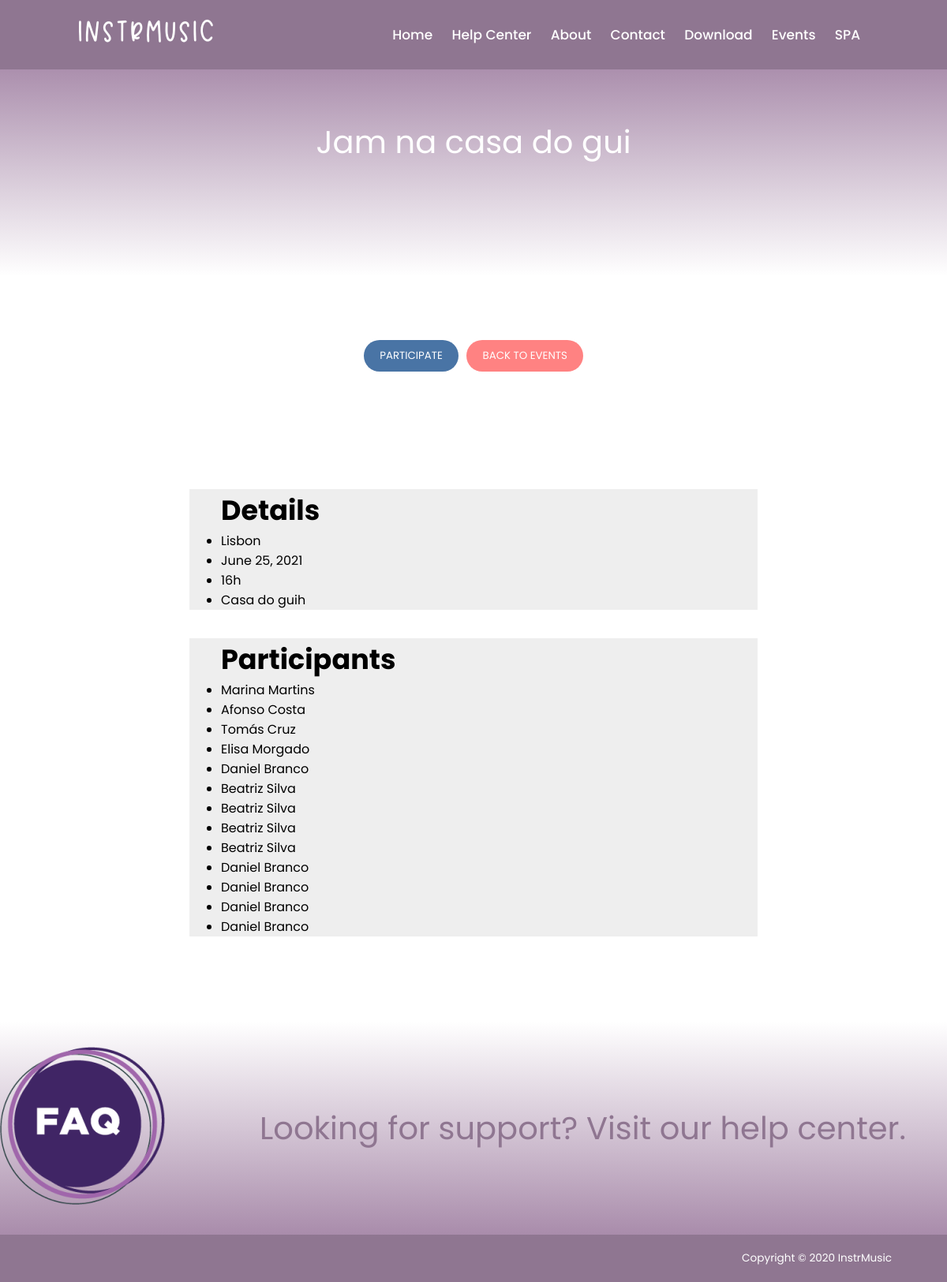
The page /events_details/4 on the database as committed earlier.
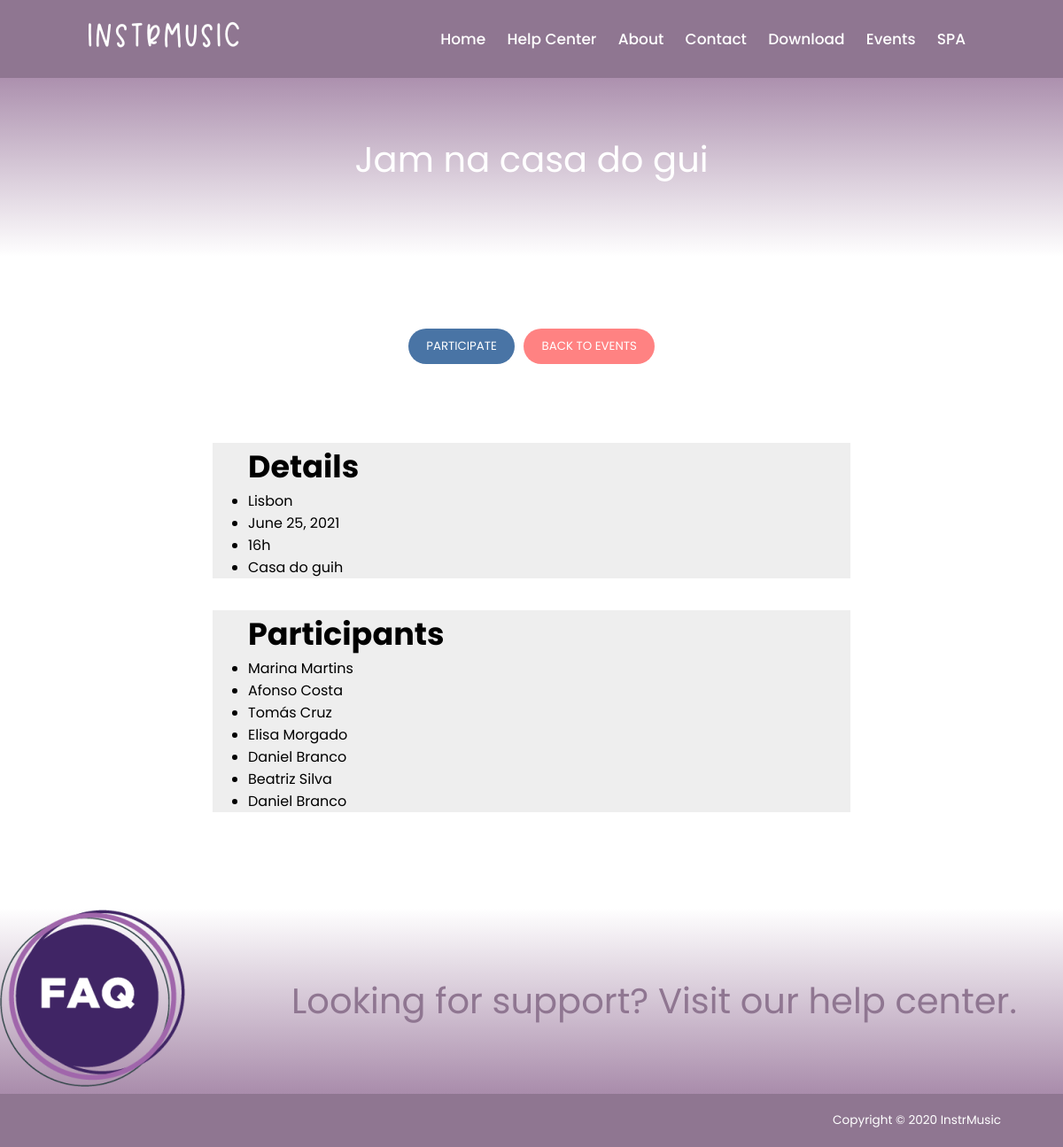
The same page on the database as committed later.
### website/models.py (models this page shows, shortened)
class Event(models.Model):
    title = models.CharField(max_length=30)
    description = models.TextField(max_length=180, default='')
    date = models.DateField(null=True, blank=True)
    time = models.IntegerField()
    location = models.ForeignKey(Location, on_delete=models.CASCADE, related_name="location")

class Location(models.Model):
    city = models.CharField(max_length=30)
    address = models.CharField(max_length=30)
    def __str__(self):
        return self.city

class Musician(models.Model):
    name = models.CharField(max_length=30)
    surname = models.CharField(max_length=30)
    instrument = models.CharField(max_length=30, default="")
    email = models.EmailField(max_length=254)
    event = models.ManyToManyField(Event, blank=True, related_name="Musician")

### website/views.py (the view)
# urls.py: path('events_details/<int:events_id>', views.events_detail_page_view, name='events_details'),
def events_detail_page_view(request, events_id):
    e = Event.objects.all().get(id=events_id)
    if request.user.is_authenticated:
        context = {'events': e,
                   'musicians': e.Musician.all(),
                   'non_musicians': Musician.objects.exclude(event=e), 'message': "logged"}
        return render(request, 'website/events_details.html', context)
    context = {'events': e,
               'musicians': e.Musician.all(),
               'non_musicians': Musician.objects.exclude(event=e)}
    return render(request, 'website/events_details.html', context)

### website/templates/website/events_details.html (shortened to what this page needs)
{% extends 'website/base.html' %}
{% load static %}
{% block main %}
    <article id="subheader">
        {{ events.title }}
    </article>
    <article id="sub_subheader">
        <a href="{% url 'website:participate' events.id %}">
            <button>PARTICIPATE</button>
        </a>
        <a href="{% url 'website:events' %}">
            <button id="cancel_button">BACK TO EVENTS</button>
        </a>
    </article>
    <article id="event">
        <ul style="background-color: #eee; margin-bottom: 5%;">
            <h2>Details</h2>
            <li>{{ events.location }}</li>
            <li>{{ events.date }}</li>
            <li>{{ events.time }}h</li>
            <li>{{ events.description }}h</li>
        </ul>
        <ul style="background-color: #eee; margin-bottom: 5%;">
            <h2 >Participants</h2>
            {% for musician in musicians %}
                <li>{{ musician.name }} {{ musician.surname }}</li>
            {% empty %}
                <li>No musicians :(</li>
            {% endfor %}
        </ul>
    </article>
{% endblock main %}

### website/templates/website/base.html (shortened to what this page needs)
{% load static %}
<!DOCTYPE html>
<html lang="en">
<head>
    {% load static %}
    <link rel="stylesheet" href="{% static 'website/css/estilos.css' %}"/>
</head>
<body>
<header>
    <h1>
        <figure>
            <a href="{% url 'website:home' %}">
                <img src="{% static 'website/images/nome_branco_small.png' %}">
            </a>
        </figure>
    </h1>
    <div id="menu">
        <nav id="nav">
            <ul>
                <li><a href="{% url 'website:home' %}">Home</a></li>
                <li><a href="{% url 'website:faq' %}">Help Center</a>
                </li>
                <li><a href="{% url 'website:about' %}">About</a>
                </li>
                <li><a href="{% url 'website:contact_us' %}">Contact</a>
                </li>
                <li><a href="{% url 'website:download' %}"></i>Download</a></li>
                <li><a href="{% url 'website:events' %}"></i>Events</a></li>
                <li><a href="{% url 'website:spa' %}"></i>SPA</a></li>
            </ul>
        </nav>
    </div>
</header>
<main>
    {% block main %}
    {% endblock main %}
    {% block article %}
        <article id="subfooter">
            <aside id="a_subfooter">
                <a href="{% url 'website:faq' %}">
                    <picture>
                        <source srcset="{% static 'website/images/faq_big.png' %}" media="(max-width: 600px)">
                        <img src="{% static 'website/images/faq.png' %}" alt="img_1">
                    </picture>
                </a>
            </aside>
            <p id="subfooter_txt">Looking for support? Visit our help center.</p>
        </article>
    {% endblock article %}
</main>
<footer>
    <p>Copyright © 2020 InstrMusic</p>
</footer>
</body>
</html>

### website/static/website/css/estilos.css (style rules this page uses)
* { box-sizing: border-box; font-family: 'Poppins', sans-serif; margin: 0; }
body { display: grid; height: 100vh; grid-template-rows: 80px; grid-template-areas: "header header header header" "main main main main" "footer footer footer footer"; }
footer { grid-area: footer; color: white; background-color: #8f7691; font-size: 85%; display: flex; flex-direction: row; justify-content: flex-end; }
footer p { padding: 20px 20px 20px 70px; }
header { position: fixed; grid-area: header; display: flex; align-items: center; width: 100%; background-color: #8f7691; }
#sub_subheader { padding: 50px; text-align: center; grid-area: sub_subheader; font-size: 40px; }
a { text-decoration: none; }
h2 { font-size: 35px; }
h1 { padding: 20px 0px 20px 100px; background-color: #8f7691; width: auto; height: auto; }
input[type=submit], button { margin-top: 5%; width: max-content; color: white; padding: 10px 20px; background: #4974a5; border: 0 none; cursor: pointer; -webkit-border-radius: 30px; border-radius: 30px; }
#subfooter_txt { padding-left: 10%; font-size: 250%; color: #8f7691; }
#subfooter { grid-area: subfooter; background: rgb(169, 140, 171); background: linear-gradient(0deg, rgba(169, 140, 171, 1) 0%, rgba(255, 255, 255, 1) 100%); display: flex; align-items: center; }
#a_subfooter picture { animation: a_subfooter 3s infinite; opacity: 1; }
header ~ main #subheader { padding-top: 70px; text-align: center; grid-area: subheader; background: rgb(255, 255, 255); background: linear-gradient(0deg, rgba(255, 255, 255, 1) 0%, rgba(169, 140, 171, 1) 100%); font-size: 250%; color: white; }
#cancel_button { background-color: rgba(255, 0, 0, 0.49); }
#menu { background-color: #8f7691; margin-left: auto; }
#nav ul { position: relative; text-align: end; padding: 20px 100px 20px 0px; }
#nav ul li { display: inline-block; position: relative; }
#nav ul a { padding: 10px 10px 10px 10px; margin-left: auto; font-family: 'Poppins', sans-serif; font-weight: 500; font-size: 17px; color: white; text-decoration: none; -moz-transition: all 0.5s; -webkit-transition: all 0.5s; transition: all 0.5s; display: inline-block; }
.equilizer { height: 50px; width: 50px; transform: rotate(180deg); padding-left: 25px; }

Rows that differ between the two databases and show on the page:
removed Musician: name "Beatriz", surname "Silva"
removed Musician: name "Beatriz", surname "Silva"
removed Musician: name "Beatriz", surname "Silva"
removed Musician: name "Daniel", surname "Branco"
removed Musician: name "Daniel", surname "Branco"
removed Musician: name "Daniel", surname "Branco"
